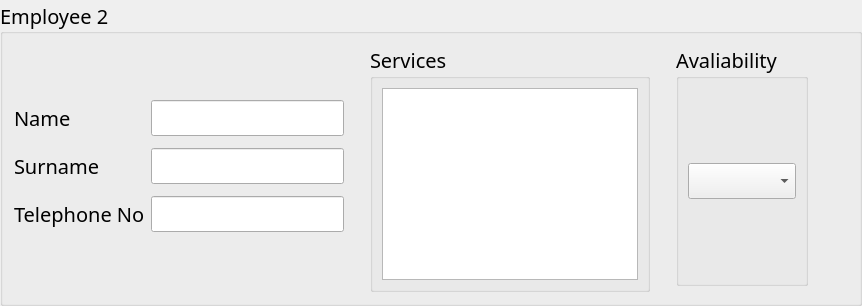
               <widget class="QGroupBox" name="Employee2">
                <property name="sizePolicy">
                 <sizepolicy hsizetype="MinimumExpanding" vsizetype="MinimumExpanding">
                  <horstretch>0</horstretch>
                  <verstretch>0</verstretch>
                 </sizepolicy>
                </property>
                <property name="font">
                 <font>
                  <family>Rockwell</family>
                  <pointsize>15</pointsize>
                 </font>
                </property>
                <property name="title">
                 <string>Employee 2</string>
                </property>
                <property name="alignment">
                 <set>Qt::AlignLeading|Qt::AlignLeft|Qt::AlignVCenter</set>
                </property>
                <property name="flat">
                 <bool>false</bool>
                </property>
                <layout class="QGridLayout" name="gridLayout_10">
                 <item row="6" column="1">
                  <spacer name="verticalSpacer_47">
                   <property name="orientation">
                    <enum>Qt::Vertical</enum>
                   </property>
                   <property name="sizeHint" stdset="0">
                    <size>
                     <width>20</width>
                     <height>40</height>
                    </size>
                   </property>
                  </spacer>
                 </item>
                 <item row="0" column="1">
                  <spacer name="verticalSpacer_46">
                   <property name="orientation">
                    <enum>Qt::Vertical</enum>
                   </property>
                   <property name="sizeHint" stdset="0">
                    <size>
                     <width>20</width>
                     <height>40</height>
                    </size>
                   </property>
                  </spacer>
                 </item>
                 <item row="1" column="0">
                  <widget class="QLabel" name="Name_Label2">
                   <property name="font">
                    <font>
                     <family>Rockwell</family>
                     <pointsize>15</pointsize>
                    </font>
                   </property>
                   <property name="text">
                    <string>Name</string>
                   </property>
                  </widget>
                 </item>
                 <item row="3" column="0">
                  <widget class="QLabel" name="Surname_Label_2">
                   <property name="font">
                    <font>
                     <family>Rockwell</family>
                     <pointsize>15</pointsize>
                    </font>
                   </property>
                   <property name="text">
                    <string>Surname</string>
                   </property>
                  </widget>
                 </item>
                 <item row="1" column="1">
                  <widget class="QLineEdit" name="Name2"/>
                 </item>
                 <item row="3" column="1">
                  <widget class="QLineEdit" name="Surname2"/>
                 </item>
                 <item row="3" column="6">
                  <spacer name="horizontalSpacer_17">
                   <property name="orientation">
                    <enum>Qt::Horizontal</enum>
                   </property>
                   <property name="sizeHint" stdset="0">
                    <size>
                     <width>40</width>
                     <height>20</height>
                    </size>
                   </property>
                  </spacer>
                 </item>
                 <item row="5" column="0">
                  <widget class="QLabel" name="Phone_Label2">
                   <property name="font">
                    <font>
                     <family>Rockwell</family>
                     <pointsize>15</pointsize>
                    </font>
                   </property>
                   <property name="text">
                    <string>Telephone No</string>
                   </property>
                  </widget>
                 </item>
                 <item row="5" column="1">
                  <widget class="QLineEdit" name="Phone_No2"/>
                 </item>
                 <item row="0" column="2" rowspan="8">
                  <spacer name="verticalSpacer_24">
                   <property name="orientation">
                    <enum>Qt::Vertical</enum>
                   </property>
                   <property name="sizeHint" stdset="0">
                    <size>
                     <width>20</width>
                     <height>40</height>
                    </size>
                   </property>
                  </spacer>
                 </item>
                 <item row="0" column="3" rowspan="8">
                  <widget class="QGroupBox" name="Services2">
                   <property name="sizePolicy">
                    <sizepolicy hsizetype="MinimumExpanding" vsizetype="MinimumExpanding">
                     <horstretch>0</horstretch>
                     <verstretch>0</verstretch>
                    </sizepolicy>
                   </property>
                   <property name="title">
                    <string>Services</string>
                   </property>
                   <layout class="QGridLayout" name="gridLayout_11">
                    <item row="0" column="0">
                     <widget class="QTextEdit" name="TextBox2">
                      <property name="sizePolicy">
                       <sizepolicy hsizetype="MinimumExpanding" vsizetype="MinimumExpanding">
                        <horstretch>0</horstretch>
                        <verstretch>0</verstretch>
                       </sizepolicy>
                      </property>
                     </widget>
                    </item>
                   </layout>
                  </widget>
                 </item>
                 <item row="0" column="5" rowspan="7">
                  <widget class="QGroupBox" name="Avaliability2">
                   <property name="sizePolicy">
                    <sizepolicy hsizetype="MinimumExpanding" vsizetype="MinimumExpanding">
                     <horstretch>0</horstretch>
                     <verstretch>0</verstretch>
                    </sizepolicy>
                   </property>
                   <property name="title">
                    <string>Avaliability</string>
                   </property>
                   <layout class="QGridLayout" name="gridLayout_29">
                    <item row="0" column="0">
                     <widget class="QComboBox" name="comboBox2"/>
                    </item>
                   </layout>
                  </widget>
                 </item>
                 <item row="0" column="4" rowspan="7">
                  <spacer name="verticalSpacer_34">
                   <property name="orientation">
                    <enum>Qt::Vertical</enum>
                   </property>
                   <property name="sizeHint" stdset="0">
                    <size>
                     <width>20</width>
                     <height>40</height>
                    </size>
                   </property>
                  </spacer>
                 </item>
                </layout>
               </widget>
